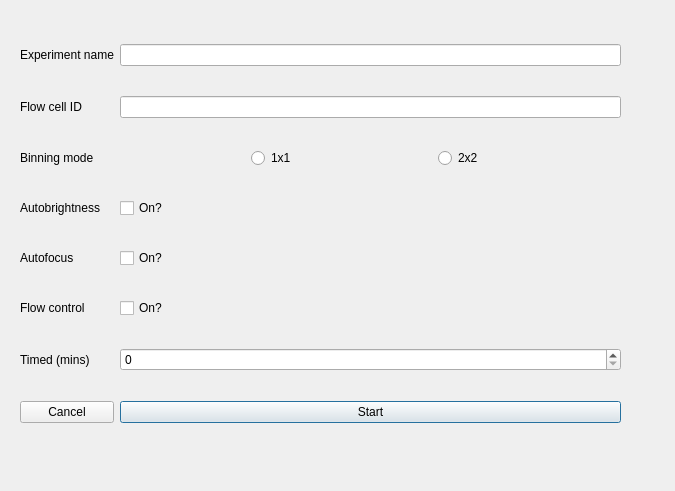
<?xml version="1.0" encoding="UTF-8"?>
<ui version="4.0">
 <class>Dialog</class>
 <widget class="QDialog" name="Dialog">
  <property name="geometry">
   <rect>
    <x>0</x>
    <y>0</y>
    <width>675</width>
    <height>491</height>
   </rect>
  </property>
  <property name="minimumSize">
   <size>
    <width>675</width>
    <height>491</height>
   </size>
  </property>
  <property name="windowTitle">
   <string>Experiment Setup</string>
  </property>
  <widget class="QWidget" name="gridLayoutWidget">
   <property name="geometry">
    <rect>
     <x>20</x>
     <y>20</y>
     <width>601</width>
     <height>431</height>
    </rect>
   </property>
   <layout class="QGridLayout" name="gridLayout">
    <item row="10" column="0">
     <widget class="QLabel" name="lblExperimentSetupTimer">
      <property name="maximumSize">
       <size>
        <width>150</width>
        <height>16777215</height>
       </size>
      </property>
      <property name="text">
       <string>Timed (mins)</string>
      </property>
     </widget>
    </item>
    <item row="2" column="2">
     <widget class="QLineEdit" name="txtFlowCellID"/>
    </item>
    <item row="8" column="2">
     <widget class="QCheckBox" name="chkBoxAutofocus">
      <property name="text">
       <string>On?</string>
      </property>
     </widget>
    </item>
    <item row="7" column="0">
     <widget class="QLabel" name="lblExperimentSetupAutoBrightness">
      <property name="maximumSize">
       <size>
        <width>150</width>
        <height>16777215</height>
       </size>
      </property>
      <property name="text">
       <string>Autobrightness</string>
      </property>
     </widget>
    </item>
    <item row="7" column="2">
     <widget class="QCheckBox" name="chkBoxAutobrightness">
      <property name="text">
       <string>On?</string>
      </property>
     </widget>
    </item>
    <item row="2" column="0">
     <widget class="QLabel" name="lblExperimentSetupFlowCellID">
      <property name="maximumSize">
       <size>
        <width>150</width>
        <height>16777215</height>
       </size>
      </property>
      <property name="text">
       <string>Flow cell ID</string>
      </property>
     </widget>
    </item>
    <item row="10" column="2">
     <widget class="QSpinBox" name="sbExperimentSetupMinutes"/>
    </item>
    <item row="0" column="2">
     <widget class="QLineEdit" name="txtExperimentName"/>
    </item>
    <item row="11" column="2">
     <widget class="QPushButton" name="btnStartExperiment">
      <property name="text">
       <string>Start</string>
      </property>
     </widget>
    </item>
    <item row="8" column="0">
     <widget class="QLabel" name="lblExperimentSetupAutofocus">
      <property name="text">
       <string>Autofocus</string>
      </property>
     </widget>
    </item>
    <item row="11" column="0">
     <widget class="QPushButton" name="btnExperimentSetupAbort">
      <property name="text">
       <string>Cancel</string>
      </property>
     </widget>
    </item>
    <item row="9" column="0">
     <widget class="QLabel" name="lblExperimentSetupFlowControl">
      <property name="maximumSize">
       <size>
        <width>150</width>
        <height>16777215</height>
       </size>
      </property>
      <property name="text">
       <string>Flow control</string>
      </property>
     </widget>
    </item>
    <item row="0" column="0">
     <widget class="QLabel" name="lblExperimentSetupName">
      <property name="sizePolicy">
       <sizepolicy hsizetype="Minimum" vsizetype="Preferred">
        <horstretch>0</horstretch>
        <verstretch>0</verstretch>
       </sizepolicy>
      </property>
      <property name="maximumSize">
       <size>
        <width>150</width>
        <height>16777215</height>
       </size>
      </property>
      <property name="text">
       <string>Experiment name</string>
      </property>
     </widget>
    </item>
    <item row="9" column="2">
     <widget class="QCheckBox" name="chkBoxFlowControl">
      <property name="text">
       <string>On?</string>
      </property>
     </widget>
    </item>
    <item row="3" column="2">
     <layout class="QHBoxLayout" name="horizontalLayout">
      <item>
       <widget class="QRadioButton" name="radBtn1x1">
        <property name="maximumSize">
         <size>
          <width>50</width>
          <height>16777215</height>
         </size>
        </property>
        <property name="text">
         <string>1x1</string>
        </property>
       </widget>
      </item>
      <item>
       <widget class="QRadioButton" name="radBtn2x2">
        <property name="maximumSize">
         <size>
          <width>50</width>
          <height>16777215</height>
         </size>
        </property>
        <property name="text">
         <string>2x2</string>
        </property>
       </widget>
      </item>
     </layout>
    </item>
    <item row="3" column="0">
     <widget class="QLabel" name="lblExperimentSetupBinningMode">
      <property name="maximumSize">
       <size>
        <width>16777215</width>
        <height>30</height>
       </size>
      </property>
      <property name="text">
       <string>Binning mode</string>
      </property>
     </widget>
    </item>
   </layout>
  </widget>
 </widget>
 <resources/>
 <connections/>
</ui>
